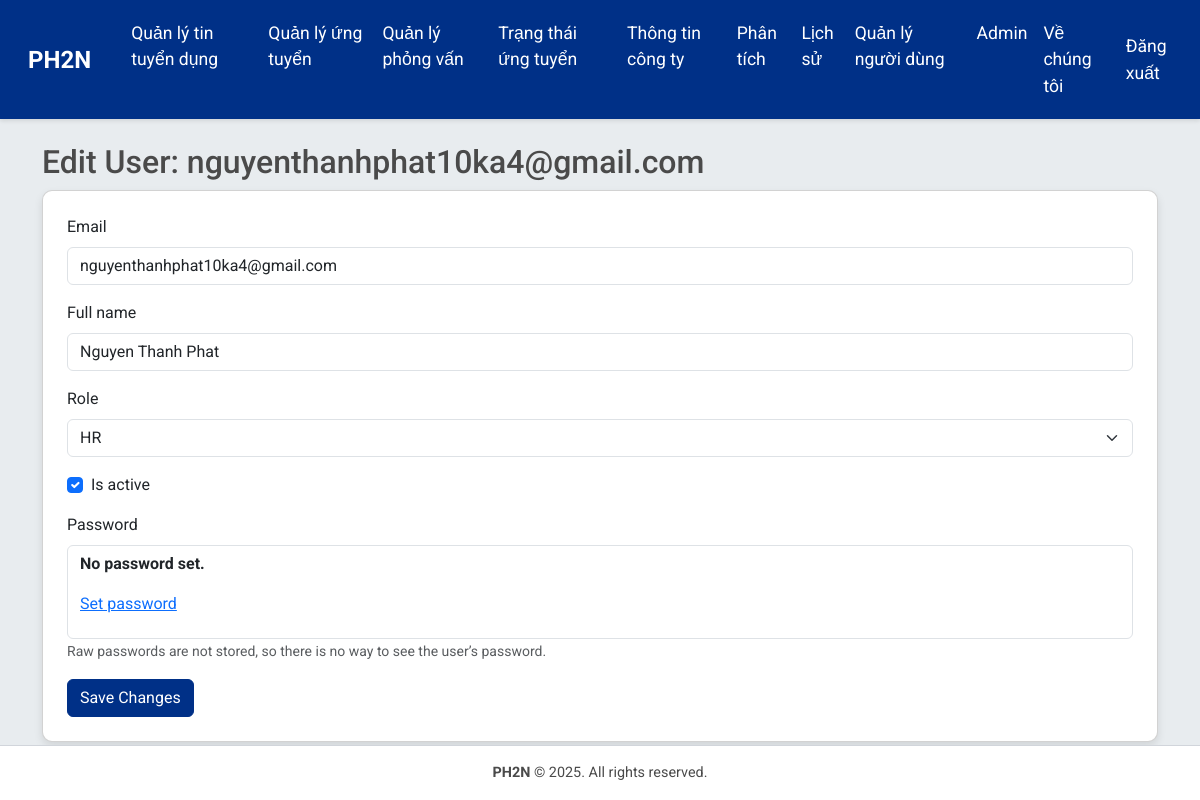
The page /accounts/users/edit/1/ (signed in) on the database its author committed.
### accounts/models.py (models this page shows, shortened)
class CustomUser(AbstractBaseUser, PermissionsMixin):
    ROLE_CHOICES = [
        ('hr', 'HR'),
        ('applicant', 'Applicant'),
        ('director', 'Director'),
        ('department', 'Department'),
    ]
    email = models.EmailField(unique=True)
    full_name = models.CharField(max_length=255)
    role = models.CharField(max_length=20, choices=ROLE_CHOICES, default='applicant')
    department = models.CharField(max_length=100, blank=True, help_text="Department or division within the company")
    phone_number = models.CharField(max_length=15, blank=True)
    address = models.TextField(blank=True)
    is_active = models.BooleanField(default=True)
    is_staff = models.BooleanField(default=False)
    objects = CustomUserManager()
    USERNAME_FIELD = 'email'
    REQUIRED_FIELDS = ['full_name']

### accounts/views.py (the view)
# urls.py: path('users/edit/<int:user_id>/', views.edit_user, name='edit_user'),
@login_required
def edit_user(request, user_id):
    if request.user.role != 'hr':
        messages.error(request, 'Chỉ nhân sự HR có thể chỉnh sửa người dùng.')
        return redirect('jobs:job_list')
    user = get_object_or_404(CustomUser, id=user_id)
    if request.method == 'POST':
        form = CustomUserChangeForm(request.POST, instance=user)
        if form.is_valid():
            form.save()
            messages.success(request, f'Tài khoản {user.email} đã được cập nhật thành công.')
            return redirect('accounts:user_management')
    else:
        form = CustomUserChangeForm(instance=user)
    return render(request, 'accounts/edit_user.html', {'form': form, 'user': user})

### accounts/forms.py
class CustomUserChangeForm(UserChangeForm):
    class Meta:
        model = CustomUser
        fields = ['email', 'full_name', 'role', 'is_active']
        widgets = {
            'role': forms.Select(),
        }

### templates/accounts/edit_user.html (shortened to what this page needs)
{% extends 'base.html' %}
{% load django_bootstrap5 %}
{% block content %}
<h2>Edit User: {{ user.email }}</h2>
<div class="card p-4">
    <form method="post">
        {% bootstrap_form form %}
        {% bootstrap_button button_type="submit" content="Save Changes" %}
    </form>
</div>
{% endblock %}

### static/css/style.css (style rules this page uses)
body { font-family: 'Roboto', sans-serif; background-color: #E8ECEF; margin: 0; display: flex; flex-direction: column; min-height: 100vh; }
.card { border-radius: 10px; box-shadow: 0 4px 8px rgba(0,0,0,0.1); transition: transform 0.2s; }
.btn-primary { background-color: #003087; border-color: #003087; }
h2, h3, h5 { color: #4A4A4A; }

### rows shown on the page
CustomUser: email "nguyenthanhphat10ka4@gmail.com", full_name "Nguyen Thanh Phat", role "HR", is_active "☑"
